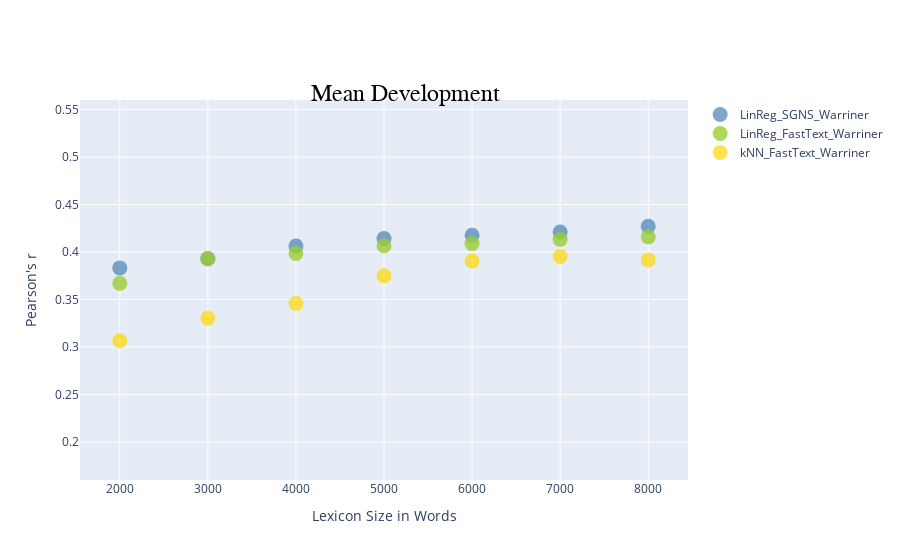

Notebook code cell kept with this figure:
### Markdown cell above
# Warriner Mean Development

### Code cell
fig1 = go.Figure()
fig1.add_trace(go.Scatter(x=[i* 1000 for i in range(2, 9)], y= df_LinReg_SGNS_Warriner['r_mean'], name='LinReg_SGNS_Warriner',
                        mode = 'markers',  
                        marker = dict(color='steelblue', size=15, opacity=0.7,)))
fig1.add_trace(go.Scatter(x=[i* 1000 for i in range(2, 9)], y= df_LinReg_FastText_Warriner['r_mean'], name='LinReg_FastText_Warriner',
                         mode='markers',  
                         marker=dict(color='yellowgreen', size=15, opacity=0.8,)))
fig1.add_trace(go.Scatter(x=[i* 1000 for i in range(2, 9)], y= df_kNN_FastText_Warriner['r_mean'], name='kNN_FastText_Warriner',
                         mode='markers',  
                         marker=dict(color='gold', size=15, opacity=0.7)))
fig1.update_layout(
    title={
        'text': "Mean Development",
        'x': 0.45, 
        'xanchor': 'center', 
        'y': 0.85,  
        'font': {
            'size': 24,  
            'family': "Arial",  
            'color': "black"  
        }
    },
    xaxis_title="Lexicon Size in Words",
    yaxis_title="Pearson's r",
    yaxis=dict(
        range=[0.16, 0.56],  
        autorange=False  
    )
)
fig1.show()

### Figure 1 — Plotly figure (JSON) as saved in the notebook; plotly's stock layout.template omitted (floating-point values rounded to 4 significant figures)
{"data": [{"marker": {"color": "steelblue", "opacity": 0.7, "size": 15}, "mode": "markers", "name": "LinReg_SGNS_Warriner", "x": [2000, 3000, 4000, 5000, 6000, 7000, 8000], "y": [0.3832, 0.393, 0.4063, 0.4143, 0.4177, 0.4211, 0.427], "type": "scatter"}, {"marker": {"color": "yellowgreen", "opacity": 0.8, "size": 15}, "mode": "markers", "name": "LinReg_FastText_Warriner", "x": [2000, 3000, 4000, 5000, 6000, 7000, 8000], "y": [0.367, 0.3932, 0.3985, 0.4066, 0.4088, 0.4132, 0.416], "type": "scatter"}, {"marker": {"color": "gold", "opacity": 0.7, "size": 15}, "mode": "markers", "name": "kNN_FastText_Warriner", "x": [2000, 3000, 4000, 5000, 6000, 7000, 8000], "y": [0.3066, 0.3304, 0.3457, 0.375, 0.3906, 0.3953, 0.3917], "type": "scatter"}], "layout": {"title": {"font": {"size": 24, "family": "Arial", "color": "black"}, "text": "Mean Development", "x": 0.45, "xanchor": "center", "y": 0.85}, "yaxis": {"title": {"text": "Pearson's r"}, "range": [0.16, 0.56], "autorange": false}, "xaxis": {"title": {"text": "Lexicon Size in Words"}}}}
